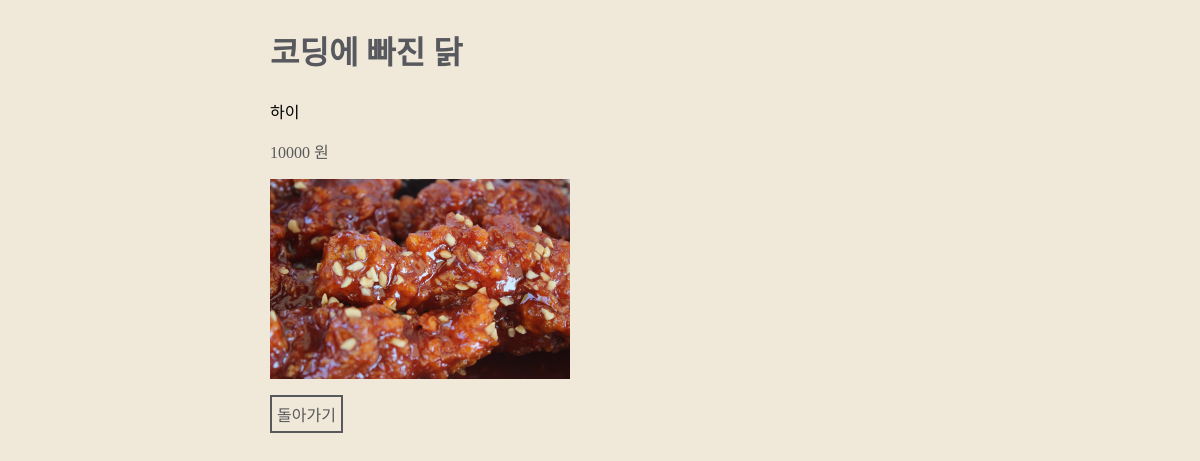
/foods/menu/1/, run on the app's committed database.
### foods/models.py (models this page shows, shortened)
class Menu(models.Model):
    name = models.CharField(max_length=50)
    description = models.CharField(max_length=100)
    price = models.IntegerField()
    img_path = models.CharField(max_length=255)

### foods/views.py (the view)
# urls.py: path('menu/<int:pk>/', views.food_detail)
def food_detail(request, pk):
    context = dict()
    menu = Menu.objects.get(id=pk)
    context["menu"] = menu
    return render(request, 'foods/detail.html', context=context)

### foods/templates/foods/detail.html (shortened to what this page needs)
{% load static %}
<!DOCTYPE html>
<html>
<head>
    <link rel="stylesheet" href={% static 'foods/css/styles_detail.css' %}>
</head>
<body>
<div class="food-detail">
    <h2>{{menu.name}}</h2>
    <div>{{menu.description}}</div>
    <p>{{menu.price}} 원</p>
    <img src={% get_static_prefix %}{{menu.img_path}} />
    <a href="/foods/menu/"> 돌아가기 </a>
</div>
</body>
</html>

### foods/static/foods/css/styles_detail.css (style rules this page uses)
* { box-sizing: border-box; font-family: Jua; }
body { background-color : #f0e8d9; }
h2 { font-size:32px; color: #58595e; }
.food-detail { width:660px; margin-left: auto; margin-right: auto; }
.food-detail p { color: #58595b; font-size: 16px; text-align: left; }
.food-detail img { display: block; margin-bottom: 16px; width: 300px; height: 200px; }
.food-detail a { color: #58595b; font-size: 16px; text-decoration: none; border: #58595b 2px solid; padding: 5px; display: inline-block; }

### data on the page
Menu: name "코딩에 빠진 닭", description "하이", price "10000", img_path (picture)
